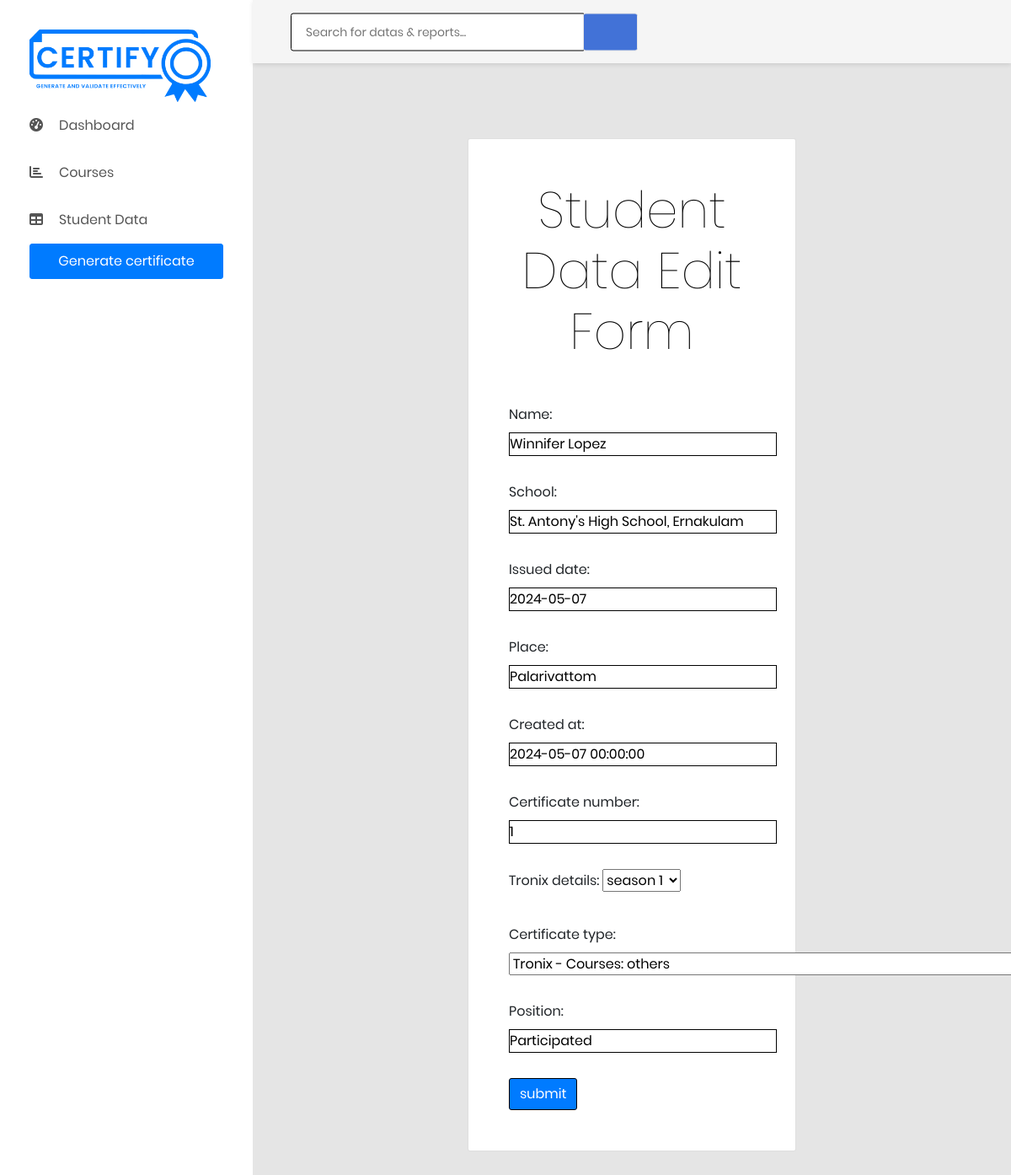
Screenshot of /certificate/edit-tronix/13 (signed in) with the database file from the repository.
### certificate_app/models.py (models this page shows, shortened)
class StudentTronix(models.Model):
    name= models.CharField(max_length=255, null=True)
    school= models.CharField(max_length=255, null=True)
    issued_date = models.DateField(default=timezone.now)
    place = models.CharField(max_length=255, null=True)
    created_at = models.DateTimeField( default=timezone.now)  # Add this field to store creation time
    certificate_number = models.CharField(max_length=20, null=True, blank=True)  # Changed field name to certificate_number
    tronix_details = models.ForeignKey(Tronix, on_delete=models.CASCADE, null=True)
    certificate_type = models.ForeignKey(CertificateTypes, on_delete=models.CASCADE, null=True)
    position = models.CharField(max_length=255, null=True)

class CertificateTypes(models.Model):
    certify_type_id=models.IntegerField(null=True)
    certificate_type = models.CharField(max_length=100)
    courses = models.ManyToManyField(Course, related_name='certificate_types')
    def __str__(self):
        course_list = ', '.join([course.course_name for course in self.courses.all()])
        return f"{self.certificate_type} - Courses: {course_list}"

### certificate_app/views.py (the view)
# urls.py: path('edit-tronix/<pk>',views.edit_tronix,name='edit_tronix_details'),
@login_required(login_url='login')
def edit_tronix(request, pk):
    instance_to_be_edited = StudentTronix.objects.get(pk=pk)
    if request.method == 'POST':
        tronix_frm = MyTronixForm(request.POST, instance=instance_to_be_edited)
        if tronix_frm.is_valid():
            tronix_frm.save()
            return redirect('display_tronix_students')  # Redirect after successful form submission
    else:
        tronix_frm = MyTronixForm(instance=instance_to_be_edited)
    return render(request, 'edit_tronix.html', {'form': tronix_frm})

### certificate_app/forms.py
class MyTronixForm(forms.ModelForm):
    class Meta:
        model = StudentTronix
        fields = "__all__"

### certificate_app/models.py (called while the page is built)
    def __str__(self):
        return self.season

### templates/edit_tronix.html (shortened to what this page needs)
{% extends 'base.html' %}
{% load static %}
{% block body %}
    <div class="main-content">
      <div class="section__content section__content--p30">
        <div class="container">
          <div class="row">
            <div class="col-md-6 col-sm-12 mx-auto">
              <div class="card text-justify mt-5">
                <div class="card-body form-body p-5">
                  <h5 class="card-title text-center">Student Data Edit Form</h5>
                  <p class="card-text">
                  <form method="post" action="" class="tronix_frm">
                    {{ form.as_p }}
                    <input class="btn btn-primary" type="submit" name="submit_form" value="submit">
                  </form>
                </div>
              </div>
            </div>
          </div>
        </div>
      </div>
    </div>
{% endblock %}

### static/css/style.css (style rules this page uses)
.form-body { padding: 10px; }
.form-body p { margin-bottom:30px; }
input, textarea { border: 1px solid black !important; }
.form-body h5 { text-align: center; margin: 0 0 50px 0; font-weight: 100; font-size: 60px; color: #000000; }

### rows the page displays
StudentTronix: name "Winnifer Lopez", school "St. Antony's High School, Ernakulam", issued_date "2024-05-07", place "Palarivattom", created_at "2024-05-07 00:00:00", certificate_number "1", tronix_details "season 1", position "Participated"
CertificateTypes: certificate_type "Tronix - Courses: others"
